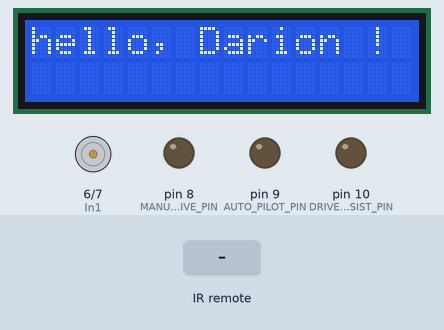
Simulated run of this sketch. Board: Arduino Uno, built with avr-gcc and run on an emulated ATmega328P. Parts: 16×2 character LCD, motor-driver pin pairs drawn as motors (green arrow = first pin HIGH = forward, orange = second pin HIGH = backward, longer = more drive), output pins drawn as LEDs (lit = HIGH). Inputs (shaded band) come from the test bench. Pins used as bus, display or sensor lines are not drawn; what the sketch prints to the serial monitor is not drawn.

Above: at 1.2 s.
1.3 s: infrared code 0x80BF53AC received
At 1.6 s:
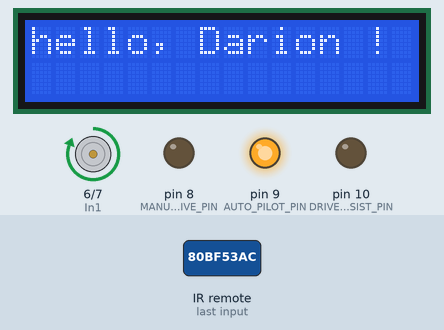
2.8 s: infrared code 0x80BF4BB4 received
At 3.9 s:
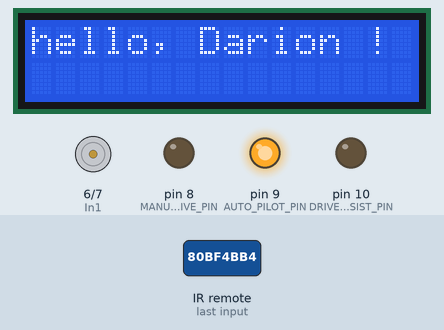
4.3 s: infrared code 0x80BF9966 received
At 5.1 s:
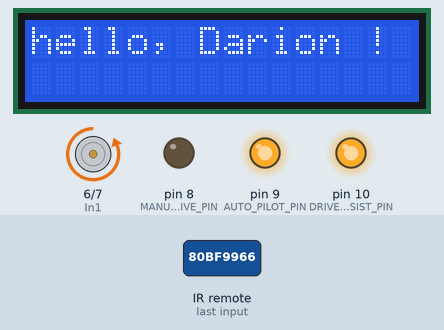
5.8 s: infrared code 0x80BF53AC received
At 6.2 s:
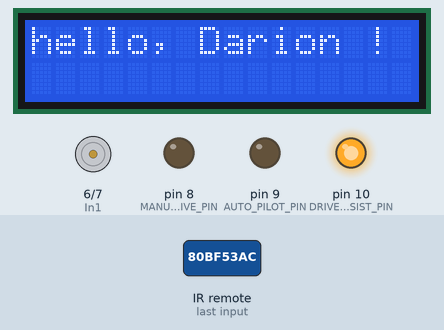
7.3 s: infrared code 0x80BF837C received
At 8.6 s:
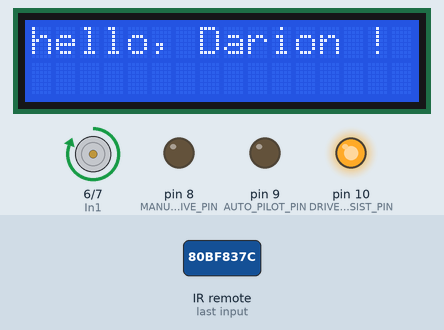
Timing chart, 0 to 9.8 s (numbered marks = the images above; inputs shaded):
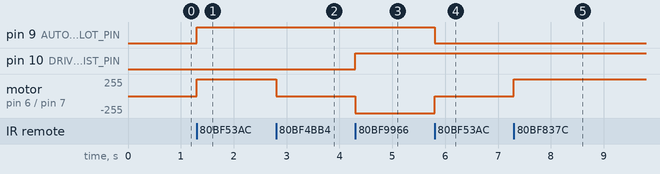

The sketch:

Manual_with_speed_control.ino
```cpp
#include <LiquidCrystal.h>

#include <IRremote.h>
const int RECEIVE_PIN = 4;

LiquidCrystal lcd(12, 11, 5, 4, 3, 2);

int AUTO_PILOT_PIN = 9;
int MANUAL_DRIVE_PIN = 8;
int DRIVER_ASSIST_PIN = 10;


int In1 = 6;
int In2 = 7;
int In3 = 5;
int In4 = 3;

int ENA=11;
int ENB=12;

/*modes:
 * Autopilot - Green -> 0x873F3D2
 * ManualDrive - Red -> 0xDF2CA3D1
 * DriverAssist - Blue -> 0x156561C7
*/


/*DIRECTIONAL CONTROLS
 * LEFT  || 0x27D869D
 * RIGHT || 0xB8301249
 * FORWARD || 0x2EE908BF
 * BACK  ||  0x80C88747
*/

int toggleState = 0;

IRrecv irrecv(RECEIVE_PIN);
decode_results results;

void setup() {
  lcd.begin(16, 2);
  lcd.print("hello, Darion !");
  Serial.begin(9600);
  irrecv.enableIRIn();

  pinMode(AUTO_PILOT_PIN, OUTPUT);
  pinMode(MANUAL_DRIVE_PIN, OUTPUT);
  pinMode(DRIVER_ASSIST_PIN, OUTPUT);

  pinMode(In1, OUTPUT);
  pinMode(In2, OUTPUT);
  pinMode(In3, OUTPUT);
  pinMode(In4, OUTPUT);

  pinMode(ENA,OUTPUT); //pwm
  pinMode(ENB,OUTPUT); //pwm
}

void loop() {
  if(irrecv.decode(&results)){
    switch(results.value){
      case 0x80BF53AC: //Forward
         if (toggleState == 0){
          digitalWrite(AUTO_PILOT_PIN, HIGH);
          toggleState = 1;
          goForward(100,80);
        }else{
          digitalWrite(AUTO_PILOT_PIN, LOW);
          toggleState = 0;
          justStop(100,77);
        }
        break;


      case 0x80BF4BB4: //Backward
        if (toggleState == 0){
          digitalWrite(MANUAL_DRIVE_PIN, HIGH);
          toggleState = 1;
          goBackward(100,77);
        }else{
          digitalWrite(MANUAL_DRIVE_PIN, LOW);
          toggleState = 0;
          justStop(100,77);
        }
        break;

      case 0x80BF9966://Left
        if (toggleState == 0){
          digitalWrite(DRIVER_ASSIST_PIN, HIGH);
          toggleState = 1;
          goLeft(100,120);
        }else{
          digitalWrite(DRIVER_ASSIST_PIN, LOW);
          toggleState = 0;
          justStop(100,77);
        }
        break;

        case 0x80BF837C://Right
        if (toggleState == 0){
          digitalWrite(DRIVER_ASSIST_PIN, HIGH);
          toggleState = 1;
          goRight(100,120);
        }else{
          digitalWrite(DRIVER_ASSIST_PIN, LOW);
          toggleState = 0;
          justStop(100,77);
        }
        break;

      }
    Serial.println(results.value, HEX);
    irrecv.resume();
  }
}


//Drive Controls
void goForward(int duration, int Speed) {
  digitalWrite(In1, HIGH);
  digitalWrite(In2, LOW);
  analogWrite(ENA,Speed);

  digitalWrite(In3, HIGH);
  digitalWrite(In4, LOW);
  analogWrite(ENB,Speed);

  delay(duration);
}
void goBackward(int duration, int Speed) {
  digitalWrite(In1, LOW);
  digitalWrite(In2, HIGH);
  analogWrite(ENA,Speed);

  digitalWrite(In3, LOW);
  digitalWrite(In4, HIGH);
  analogWrite(ENB,Speed);

  delay(duration);
}
void justStop(int duration, int Speed) {
  digitalWrite(In1, LOW);
  digitalWrite(In2, LOW);
  analogWrite(ENA,Speed);

  digitalWrite(In3, LOW);
  digitalWrite(In4, LOW);
  analogWrite(ENB,Speed);

  delay(duration);
}
void goRight(int duration, int Speed) {
  digitalWrite(In1, HIGH);
  digitalWrite(In2, LOW);
  analogWrite(ENA,Speed);

  digitalWrite(In3, LOW);
  digitalWrite(In4, HIGH);
  analogWrite(ENB,Speed);

  delay(duration);
}
void goLeft(int duration, int Speed) {
  digitalWrite(In1, LOW);
  digitalWrite(In2, HIGH);
  analogWrite(ENA,Speed);

  digitalWrite(In3, HIGH);
  digitalWrite(In4, LOW);
  analogWrite(ENB,Speed);

  delay(duration);
}
```

Measured:
- after the input at 1.3 s, pin 9 (AUTO_PILOT_PIN): LOW → HIGH at once; motor on pin 6 (In1) / pin 7 (In2): stopped → forward 255/255 at once
- after the input at 2.8 s, motor on pin 6 (In1) / pin 7 (In2): forward 255/255 → stopped at once
- after the input at 4.3 s, pin 10 (DRIVER_ASSIST_PIN): LOW → HIGH at once; motor on pin 6 (In1) / pin 7 (In2): stopped → backward 255/255 at once
- after the input at 5.8 s, pin 9 (AUTO_PILOT_PIN): HIGH → LOW at once; motor on pin 6 (In1) / pin 7 (In2): backward 255/255 → stopped at once
- after the input at 7.3 s, motor on pin 6 (In1) / pin 7 (In2): stopped → forward 255/255 at once
